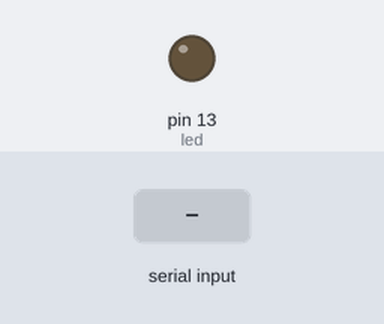
The sketch below on a simulated Arduino Uno, built with avr-gcc and run on an emulated ATmega328P. On the bench: output pins drawn as LEDs (lit = HIGH). Inputs (shaded band) come from the test bench. What the sketch prints to the serial monitor is not drawn.

Above: at 1.2 s.
1.3 s: "0\n" received over Serial
At 2.2 s:
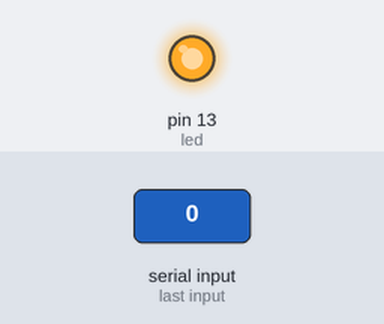
Timing chart, 0 to 11.3 s (numbered marks = the images above; inputs shaded):
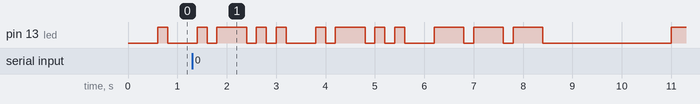

The sketch:

test.ino
```cpp
/*
  Morse Code Android Robot
 */

//Variables
int led = 13;
int once = 200;
String inputString;
String message = "Hello World";
static const char *codes[] = {
  "10",             // A, codes[0]
  "0111",           // B, codes[1]
  "0101",           // C
  "011",            // D
  "1",              // E
  "1101",           // F
  "001",            // G
  "1111",           // H
  "11",             // I
  "1000",           // J
  "010",            // K
  "1011",           // L
  "00",             // M
  "01",             // N
  "000",            // O
  "1001",           // P
  "0010",           // Q
  "101",            // R
  "111",            // S
  "0",              // T
  "110",            // U
  "1110",           // V
  "100",            // w
  "0110",           // x
  "0100",           // y
  "0011",           // z
  "00000",          // 0
  "10000",          // 1
  "11000",          // 2
  "11100",          // 3
  "11110",          // 4
  "11111",          // 5
  "01111",          // 6
  "00111",          // 7
  "00011",          // 8
  "00001",          // 9
  "101010",         // .
  "001100",         // ,
  "110011",         // ?
  "100001",         // '
  "010100",         // !
  "01101",          // /
  "01001",          // (
  "010010",         // )
  "10111",          // &
  "000111",         // :
  "010101",         // ;
  "01110",          // =
  "10101",          // +
  "01110",          // -
  "110010",         // _
  "101101",         // "
  "1110110",        // $
  "100101",         // @, codes[54]
};

//morse code stuff
void on() {
  digitalWrite(led,HIGH);
}

void off() {
  digitalWrite(led,LOW);
}

void dot(){
  on();
  delay(once);
}

void dash(){
  on();
  delay(once*3);
}

void gap(){
  off();
  delay(once);
}

void gapLetter(){
  off();
  delay(once*3);
}

void gapWord(){
  off();
  delay(once*7);
}

void blinkCodeSequence(int j) {
  int i;

  for( i=0; i < strlen(codes[j]); ++i ) {
    if( i>0 ) gap();

    if( codes[j][i] == '0' ) dash();
    if( codes[j][i] == '1' ) dot();
  }
}
void wordToSeq(String word){
  int i;
  for(i=0;i<word.length();i++){
    Serial.print(word[i]);
    if(int(word[i]) != 32){
    blinkCodeSequence(word[i]-97);
    gapLetter();
    }else{
    gapWord();}
  }
  i = 0;
  Serial.print("\n");
  gapWord();
}

//Check for new message
void checkSerial(){
  if (Serial.available() > 0) {
                 message=Serial.readString();
        }
}

//Fade Led Mode
void fade(){
}

//What to mess with

void setup() {
  pinMode(led, OUTPUT);
  Serial.begin(9600);
}
void loop() {
  checkSerial();
  morseCode();
}
//Functions that put together prevoius functions
void morseCode(){
  pinMode(led, OUTPUT);
  wordToSeq(message);
}
```
